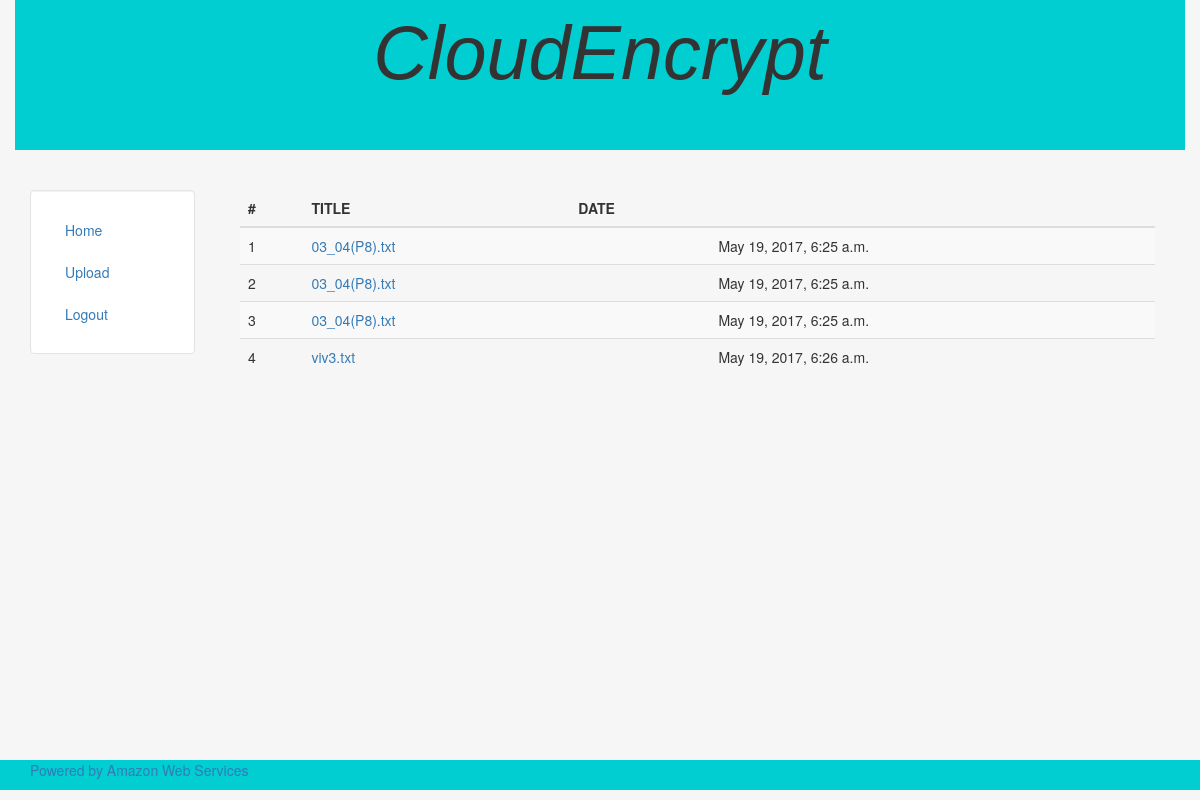
The app's page /page/userpage/ (signed in) with its own data.
### signup/models.py (models this page shows, shortened)
class Document(models.Model):
    user = models.ForeignKey(User, verbose_name=_('user'))
    name = models.CharField(_("Title"), max_length=100)
    uuid = models.CharField(_('Unique Identifier'), max_length=36)
    document_url = models.URLField(_("Document_Url"))
    date_uploaded = models.DateTimeField()
    key1 = models.CharField(_("key1"),max_length=300)
    key2 = models.CharField(_("key2"),max_length=300)
    key3 = models.CharField(_("key3"),max_length=300)
    size1= models.IntegerField()
    size2= models.IntegerField()
    size3= models.IntegerField()
    class Meta:
        verbose_name = _('document')
        verbose_name_plural = _('documents')

### signup/views.py (the view)
def user_page(request):
    doc = Document.objects.filter(user=request.user)
    return render(request, 'signup/userpage.html',{'documents':doc})

### signup/templates/signup/userpage.html
{% extends "main/header.html" %}
{% block side %}
{% include "signup/includes/sidebar.html" %}
{% endblock %}
{% block content %}
 <table class="table table-striped">
     <thead class="thead-inverse">
     <tr>
         <th>#</th>
         <th>TITLE</th>
         <th>DATE</th>
         <th></th>
     </tr>
     </thead>
     <tbody>
   {% for docs in documents %}
     <tr>
         <td>{{forloop.counter}}</td>
    <td><a href="/page/{{docs.uuid}}/"> {{docs.name}}</a></td>
         <td></td>
         <td>{{docs.date_uploaded}}</td>
     </tr>
   {% endfor %}
     </tbody>
 </table>
{% endblock %}

### main/templates/main/header.html (style rules this page uses)
html, body { height:100% }

### records on screen
Document: name "03_04(P8).txt", date_uploaded "May 19, 2017, 6:25 a.m."
Document: name "03_04(P8).txt", date_uploaded "May 19, 2017, 6:25 a.m."
Document: name "03_04(P8).txt", date_uploaded "May 19, 2017, 6:25 a.m."
Document: name "viv3.txt", date_uploaded "May 19, 2017, 6:26 a.m."
